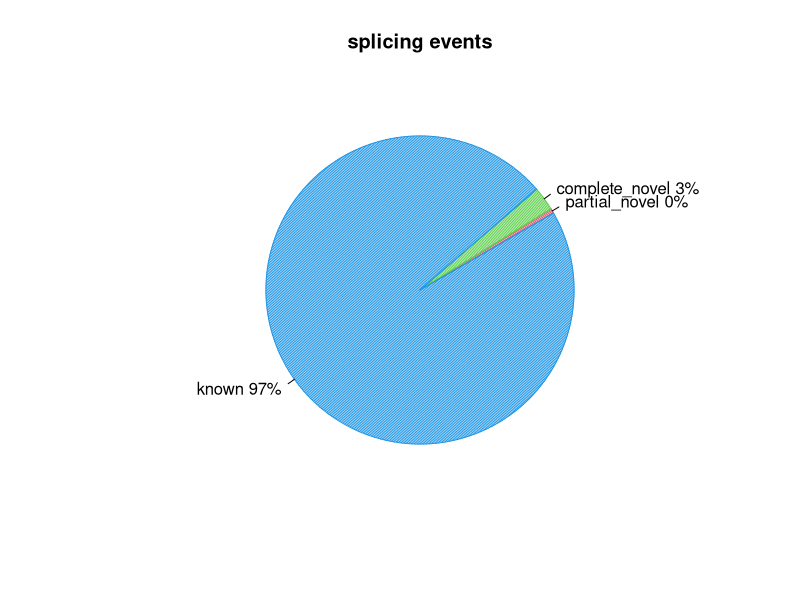
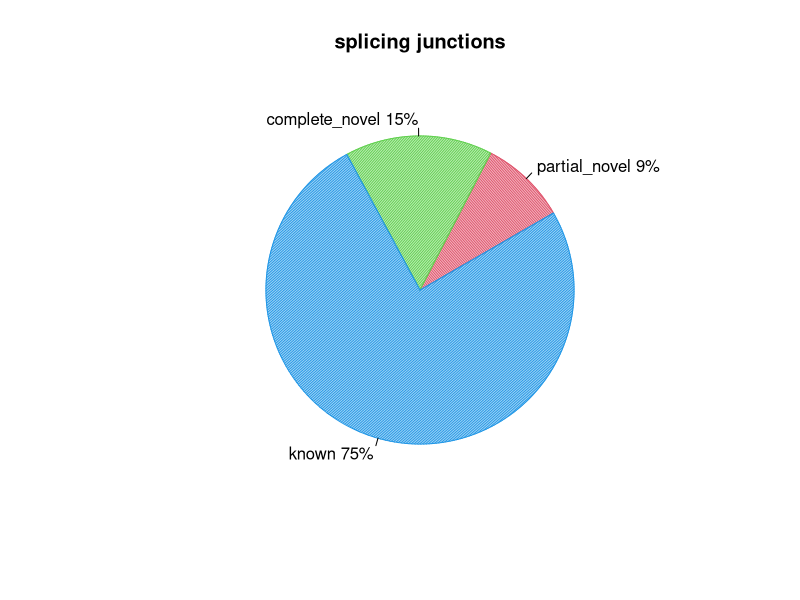

Recreate these plots in R, in order.
pdf("/home/genetics/HW1/raw_data/mapped/bam_files/annotated_junctions/SRR11647699_junction.splice_events.pdf")
events=c(0.4853977298252445,2.5168559726860242,96.90187034846284)
pie(events,col=c(2,3,4),init.angle=30,angle=c(60,120,150),density=c(70,70,70),main="splicing events",labels=c("partial_novel 0%","complete_novel 3%","known 97%"))
dev.off()
pdf("/home/genetics/HW1/raw_data/mapped/bam_files/annotated_junctions/SRR11647699_junction.splice_junction.pdf")
junction=c(9.075789255412902,15.46456774550293,75.45964299908417)
pie(junction,col=c(2,3,4),init.angle=30,angle=c(60,120,150),density=c(70,70,70),main="splicing junctions",labels=c("partial_novel 9%","complete_novel 15%","known 75%"))
dev.off()
